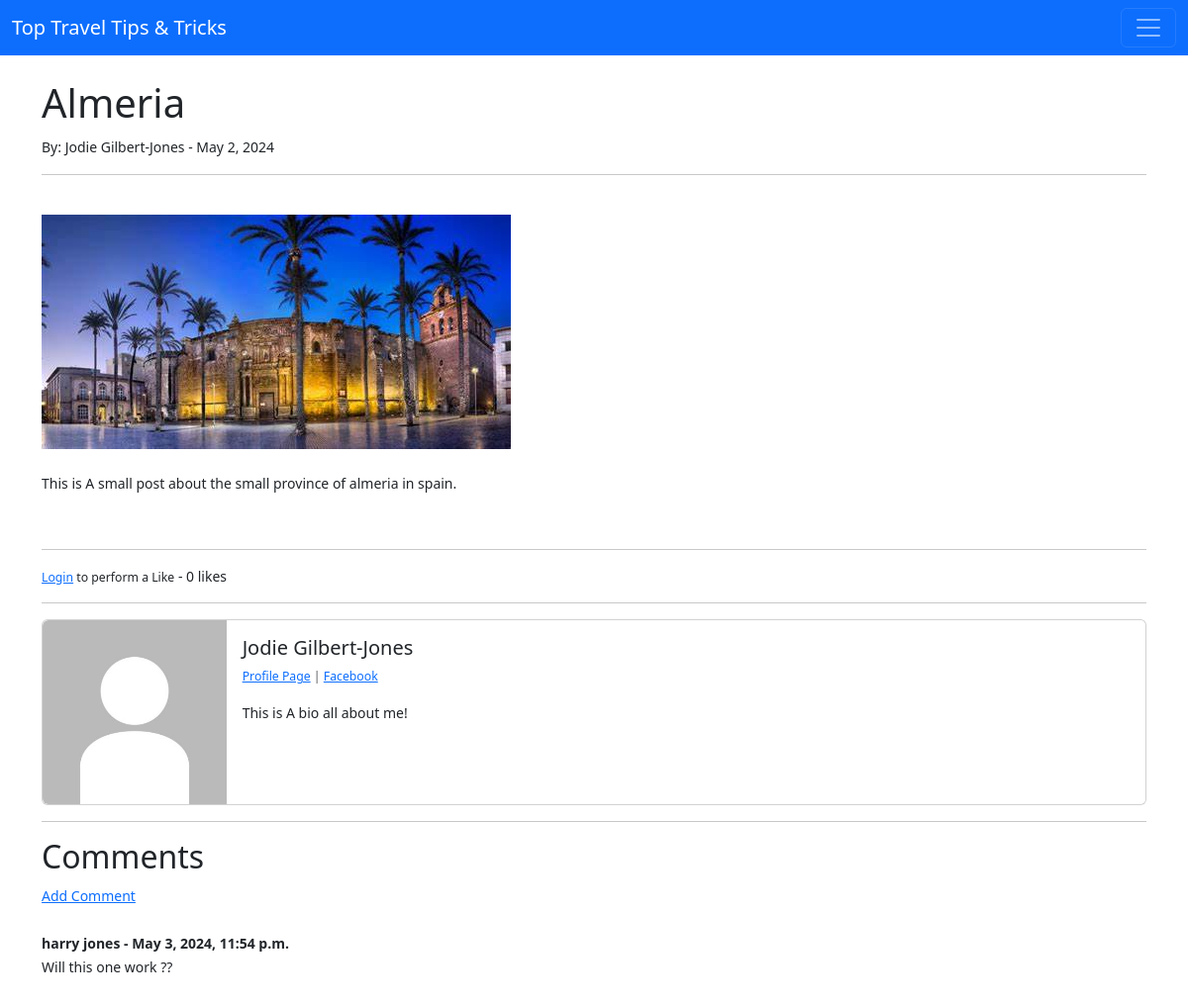
The page /article/12 on the database as committed earlier.
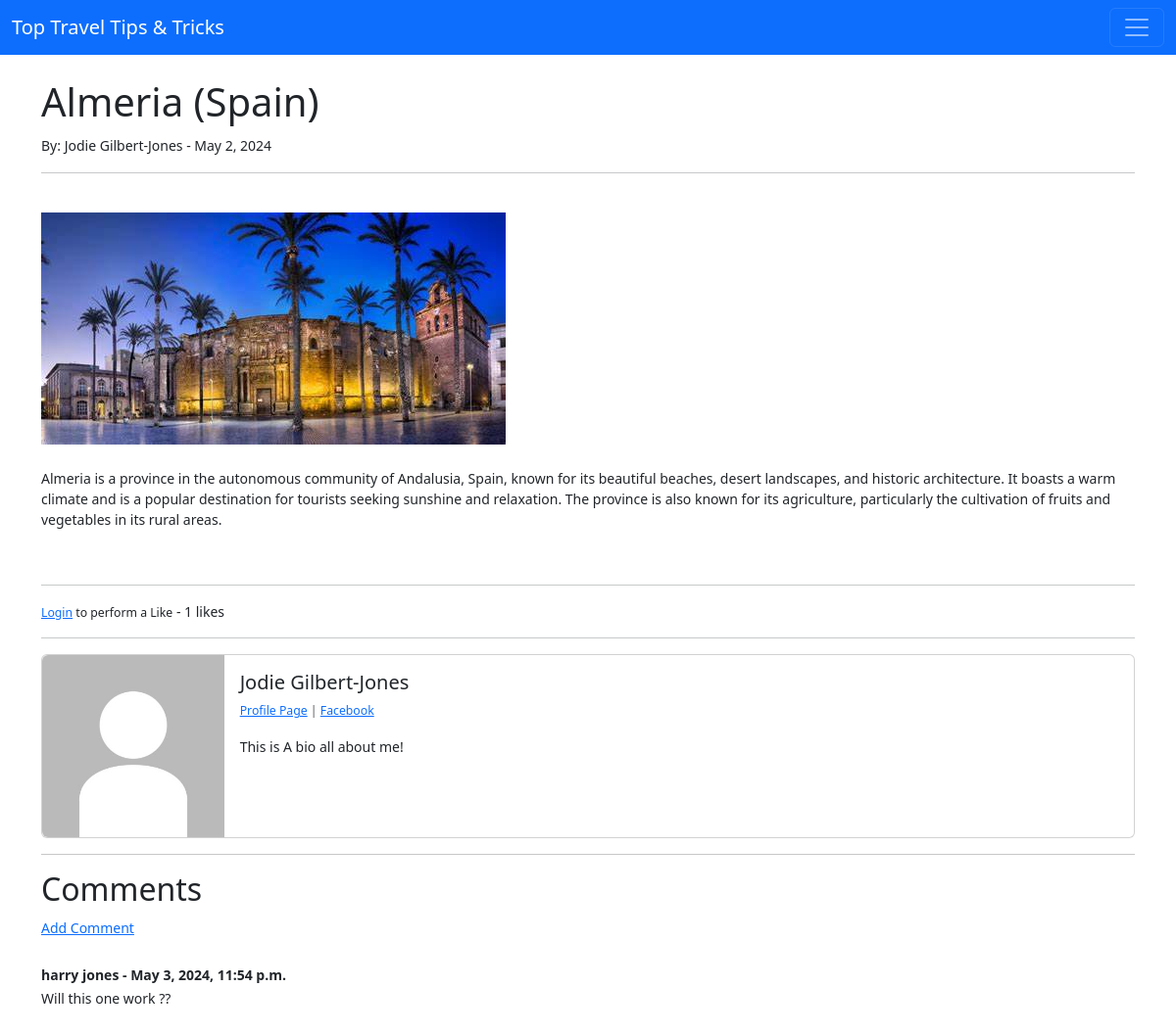
The same page on the database as committed later.
### travel_blog/models.py (models this page shows, shortened)
class Post(models.Model):
    title = models.CharField(max_length=255)
    header_image = models.ImageField(null=True, blank=True, upload_to='images/')
    title_tag = models.CharField(max_length=255)
    author = models.ForeignKey(User, on_delete=models.CASCADE)
    body = RichTextField(blank=True, null=True)
    post_date = models.DateField(auto_now_add=True)
    category = models.CharField(max_length=255)
    snippet = models.CharField(max_length=255)
    likes = models.ManyToManyField(User, related_name='blog_posts')
    def total_likes(self):
        return self.likes.count()

class Profile(models.Model):
    user = models.OneToOneField(User, null=True, on_delete=models.CASCADE)
    bio = models.TextField()
    profile_pic = models.ImageField(null=True, blank=True, upload_to='images/profile/')
    website_url = models.CharField(max_length=255, null=True, blank=True)
    facebook_url = models.CharField(max_length=255, null=True, blank=True)
    instagram_url = models.CharField(max_length=255, null=True, blank=True)

### travel_blog/views.py (the view)
# urls.py: path('article/<int:pk>', ArticleDetailView.as_view(), name='article-detail'),
class ArticleDetailView(DetailView):
    model = Post
    template_name = 'article_details.html'
    def get_context_data(self, *args, **kwargs):
        cat_menu = Category.objects.all()
        context = super(ArticleDetailView, self).get_context_data(*args, **kwargs)
        stuff = get_object_or_404(Post, id=self.kwargs['pk'])
        total_likes = stuff.total_likes()
        liked = False
        if stuff.likes.filter(id=self.request.user.id).exists():
            liked = True
        context ["total_likes"] = total_likes
        context["cat_menu"] = cat_menu
        context["liked"] = liked
        return context

### travel_blog/models.py (called while the page is built)
    def __str__(self):
        return self.name

### travel_blog/templates/article_details.html (shortened to what this page needs)
{% extends 'base.html' %}
{% load static %}
{% block content %}
<h1>{{ post.title }}  </h1>
<small>By: {{ post.author.first_name }}
    {{post.author.last_name }} -
    {{ post.post_date }}
<hr>
<br/>
{% if post.header_image %}
<img src="{{ post.header_image.url }}">
{% endif %}
<br/><br/>
{{ post.body|safe }}
<br/>
<hr>
<form action="{% url 'like_post' post.pk %}"
method="POST">
{% if user.is_authenticated %}
    {% if liked %}
        <button type="submit", name="post_id", value="{{ post.id }}", class="btn btn-danger btn-sm">Unlike</button>
    {% else %}
        <button type="submit", name="post_id", value="{{ post.id }}", class="btn btn-primary btn-sm">Like</button>
    {% endif %}
{% else %}
    <small><a href="{% url 'login' %}">Login</a> to perform a Like</small>
{% endif %}
        - {{ total_likes }} likes
</form>
<hr>
<div class="card mb-3" >
    <div class="row g-0">
      <div class="col-md-2">
{% if post.author.profile.profile_pic %}
        <img src="{{ post.author.profile.profile_pic.url }}"
         class="img-fluid rounded-start" width=200 height=200>
{% else %}
        <img src="{% static 'travel_blog/images/default_profile_pic.jpg' %}"
         class="img-fluid rounded-start" width=200 height=200>
{% endif %}
      </div>
      <div class="col-md-10">
        <div class="card-body">
          <h5 class="card-title">
            {{ post.author.first_name }}
            {{post.author.last_name }}</h5>
          <p class="small text-body-secondary">
            {% if post.author.profile.id %}
            <a href="{% url 'show_profile_page' post.author.profile.id %}">Profile Page</a>
            {% endif %}
            {% if post.author.profile.facebook_url %}
               | <a href=" {{ post.author.profile.facebook_url }}">Facebook</a>
            {% endif %}
          </p>
          <p class="card-text">
            {{ post.author.profile.bio }}
          </p>
        </div>
      </div>
    </div>
  </div>
  <hr>
<h2>Comments</h2>
{% if not post.comments.all %}
  No Comments yet<a href="{% url 'add_comment' post.pk %}"> Add One!</a>
{% else %}
<a href="{% url 'add_comment' post.pk %}">Add Comment</a></a>
<br/><br/>
    {% for comment in post.comments.all %}
      <strong>
        {{ comment.name }} -
        {{ comment.date_added }}
      </strong>
      <br/>
      {{ comment.body }}
      <br/><br/>
    {% endfor %}
{% endif %}
<br/>
<br/><br/>
{% endblock %}

Rows that differ between the two databases and show on the page:
changed Post "Jodie": title "Almeria" → "Almeria (Spain)"; body "This is A small post about the small province of almeria in spain." → "Almeria is a province in the autonomous community of Andalusia, Spain, known for its beautiful beaches, desert landscapes, and historic architecture. It boasts a warm climate and is a popular destination for tourists seeking sunshine and relaxation. The province is also known for its agriculture, particularly the cultivation of fruits and vegetables in its rural areas."
Other text that changed with them:
{{ total_likes }}: "0" → "1"
